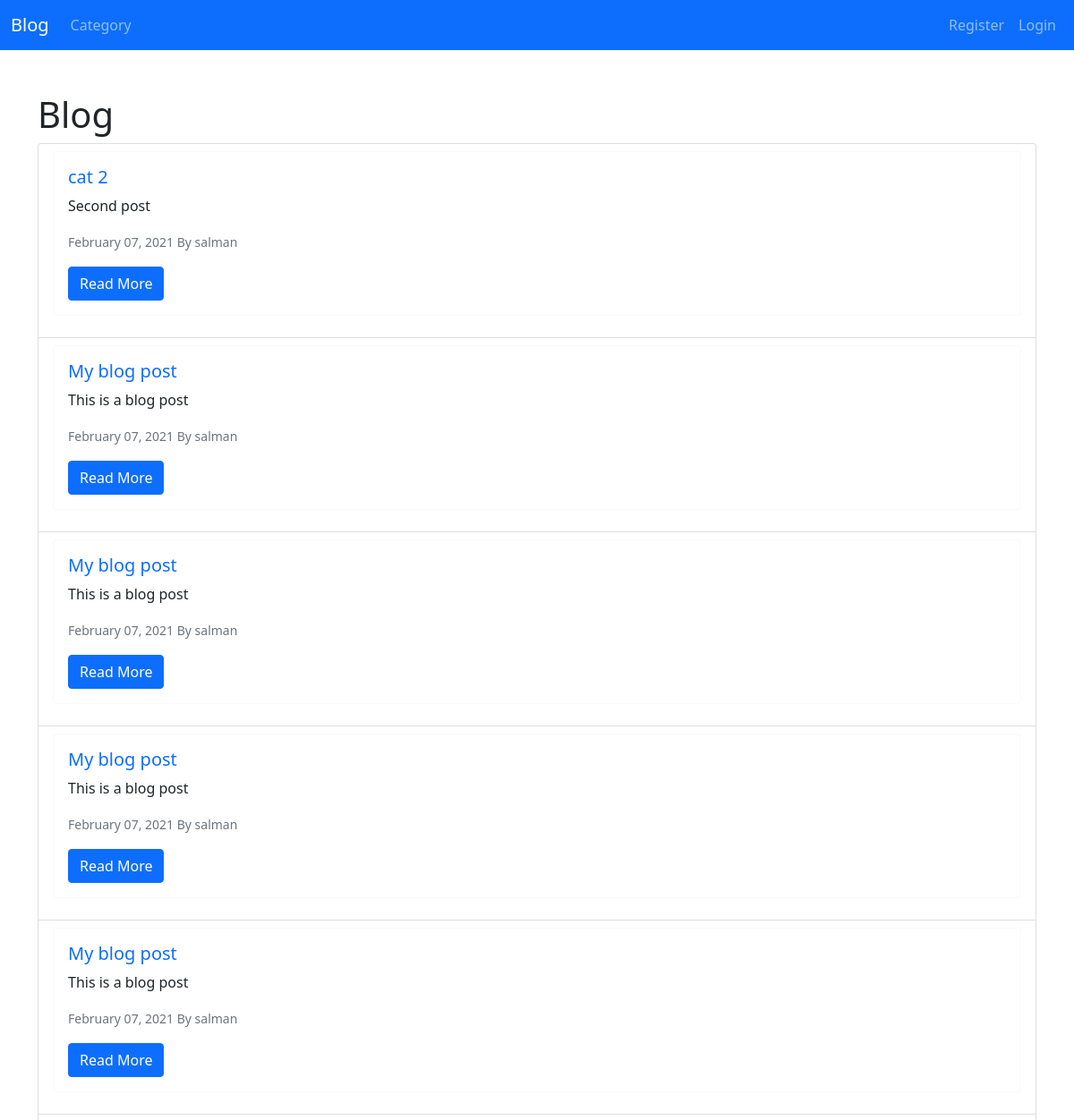
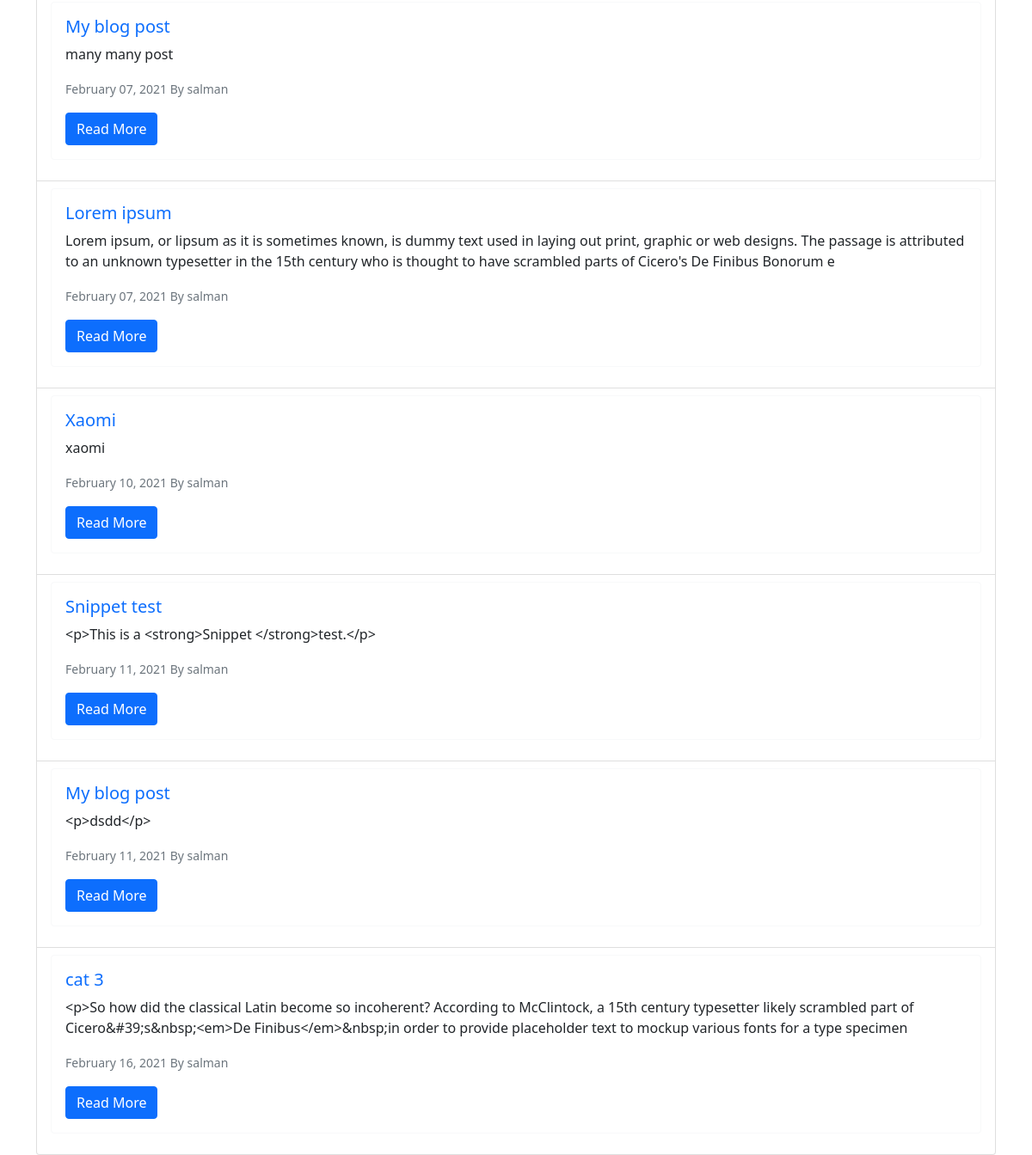
Screenshot of /category/blog with the database file from the repository (2 pictures, top to bottom).
### post/models.py (models this page shows, shortened)
class Post(models.Model):
    title = models.CharField(max_length=255)
    image = models.ImageField(null=True, blank=True, upload_to='images/')
    author = models.ForeignKey(User, on_delete=models.CASCADE)
    body = RichTextField(blank=True, null=True)
    created_at = models.DateTimeField(auto_now_add=True, blank=True)
    category = models.CharField(max_length=255, default='blog')
    snippet = models.CharField(max_length=255)
    likes = models.ManyToManyField(User, related_name='posts')
    class Meta:
        db_table = 'posts'

### post/views.py (the view)
# urls.py: path('category/<str:cats>', CategoryView, name='category'),
def CategoryView(request, cats):
    category_posts = Post.objects.filter(category=cats.replace('-', ' '))
    return render(request, 'categories.html', {'category': cats.title().replace('-', ' '), 'category_posts': category_posts})

### post/templates/categories.html (shortened to what this page needs)
{% extends 'base.html' %}
{% block content %}
{% if category_posts %}
<h1>{{ category }}</h1>
<ul class="list-group">
    {% for post in category_posts %}
    <li class="list-group-item">
        <div class="card border-light mb-3">
            <div class="card-body">
                <h5 class="card-title">
                    <a href="{% url 'post_detail_view' post.pk %}" class="text-decoration-none">{{ post.title}}</a>
                </h5>
                <p class="card-text">{{ post.body|slice:":255" }}</p>
                <p class="card-text">
                    <small class="text-muted">{{ post.created_at|date:'F d, Y' }} By {{ post.author}}</small>
                </p>
                <a href="{% url 'post_detail_view' post.pk %}" class="btn btn-primary">Read More</a>
            </div>
        </div>
    </li>
    {% endfor %}
</ul>
{% else %}
<h5>Opps! no category found...</h5>
{% endif %}
{% endblock %}

### rows the page displays
Post: title "cat 2", body "Second post", created_at "February 07, 2021", author "salman"
Post: title "My blog post", body "This is a blog post", created_at "February 07, 2021", author "salman"
Post: title "My blog post", body "This is a blog post", created_at "February 07, 2021", author "salman"
Post: title "My blog post", body "This is a blog post", created_at "February 07, 2021", author "salman"
Post: title "My blog post", body "This is a blog post", created_at "February 07, 2021", author "salman"
Post: title "My blog post", body "many many post", created_at "February 07, 2021", author "salman"
Post: title "Lorem ipsum", body "Lorem ipsum, or lipsum as it is sometimes known, is dummy text used in laying out print, graphic or web designs. The passage is attributed to an unknown typesetter in the 15th century who is thought to have scrambled parts of Cicero's De Finibus Bonorum e", created_at "February 07, 2021", author "salman"
Post: title "Xaomi", body "xaomi", created_at "February 10, 2021", author "salman"
Post: title "Snippet test", body "<p>This is a <strong>Snippet </strong>test.</p>", created_at "February 11, 2021", author "salman"
Post: title "My blog post", body "<p>dsdd</p>", created_at "February 11, 2021", author "salman"
Post: title "cat 3", body "<p>So how did the classical Latin become so incoherent? According to McClintock, a 15th century typesetter likely scrambled part of Cicero&#39;s&nbsp;<em>De Finibus</em>&nbsp;in order to provide placeholder text to mockup various fonts for a type specimen", created_at "February 16, 2021", author "salman"

### other values shown
{{ category }} "Blog"
